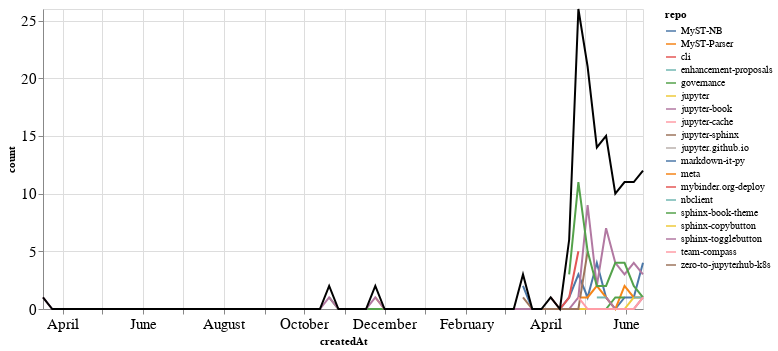

Notebook code for this chart:
### Markdown cell above
## PRs

### Code cell
prs_time = prs.groupby('repo').resample('W', on='createdAt').count()['author'].reset_index()
prs_time = prs_time.rename(columns={'author': 'count'})
prs_time_total = prs_time.groupby('createdAt').agg({"count": "sum"}).reset_index()

ch1 = alt.Chart(prs_time, width=600).mark_line().encode(
    x='createdAt',
    y='count',
    color='repo',
    tooltip="repo"
)

ch2 = alt.Chart(prs_time_total, width=600).mark_line(color="black").encode(
    x='createdAt',
    y='count',
)

ch1 + ch2

### Figure 1 — Vega-Lite specification as saved in the notebook (floating-point values rounded to 4 significant figures; data arrays with more than 128 entries replaced by an {"elided": "..."} marker saying what was removed)
{"config": {"axisLeft": {"labelFontSize": 15}, "axisBottom": {"labelFontSize": 15}}, "layer": [{"data": {"name": "data-be0c9853d7e332882d4c5bc384bf4465"}, "mark": "line", "encoding": {"color": {"type": "nominal", "field": "repo"}, "tooltip": {"type": "nominal", "field": "repo"}, "x": {"type": "temporal", "field": "createdAt"}, "y": {"type": "quantitative", "field": "count"}}, "width": 600}, {"data": {"name": "data-a85584ae4a3b2acd1f654c51c043ac2a"}, "mark": {"type": "line", "color": "black"}, "encoding": {"x": {"type": "temporal", "field": "createdAt"}, "y": {"type": "quantitative", "field": "count"}}, "width": 600}], "$schema": "https://vega.github.io/schema/vega-lite/v4.8.1.json", "datasets": {"data-be0c9853d7e332882d4c5bc384bf4465": {"elided": "195 records"}, "data-a85584ae4a3b2acd1f654c51c043ac2a": [{"createdAt": "2019-03-17T00:00:00", "count": 1}, {"createdAt": "2019-03-24T00:00:00", "count": 0}, {"createdAt": "2019-03-31T00:00:00", "count": 0}, {"createdAt": "2019-04-07T00:00:00", "count": 0}, {"createdAt": "2019-04-14T00:00:00", "count": 0}, {"createdAt": "2019-04-21T00:00:00", "count": 0}, {"createdAt": "2019-04-28T00:00:00", "count": 0}, {"createdAt": "2019-05-05T00:00:00", "count": 0}, {"createdAt": "2019-05-12T00:00:00", "count": 0}, {"createdAt": "2019-05-19T00:00:00", "count": 0}, {"createdAt": "2019-05-26T00:00:00", "count": 0}, {"createdAt": "2019-06-02T00:00:00", "count": 0}, {"createdAt": "2019-06-09T00:00:00", "count": 0}, {"createdAt": "2019-06-16T00:00:00", "count": 0}, {"createdAt": "2019-06-23T00:00:00", "count": 0}, {"createdAt": "2019-06-30T00:00:00", "count": 0}, {"createdAt": "2019-07-07T00:00:00", "count": 0}, {"createdAt": "2019-07-14T00:00:00", "count": 0}, {"createdAt": "2019-07-21T00:00:00", "count": 0}, {"createdAt": "2019-07-28T00:00:00", "count": 0}, {"createdAt": "2019-08-04T00:00:00", "count": 0}, {"createdAt": "2019-08-11T00:00:00", "count": 0}, {"createdAt": "2019-08-18T00:00:00", "count": 0}, {"createdAt": "2019-08-25T00:00:00", "count": 0}, {"createdAt": "2019-09-01T00:00:00", "count": 0}, {"createdAt": "2019-09-08T00:00:00", "count": 0}, {"createdAt": "2019-09-15T00:00:00", "count": 0}, {"createdAt": "2019-09-22T00:00:00", "count": 0}, {"createdAt": "2019-09-29T00:00:00", "count": 0}, {"createdAt": "2019-10-06T00:00:00", "count": 0}, {"createdAt": "2019-10-13T00:00:00", "count": 0}, {"createdAt": "2019-10-20T00:00:00", "count": 2}, {"createdAt": "2019-10-27T00:00:00", "count": 0}, {"createdAt": "2019-11-03T00:00:00", "count": 0}, {"createdAt": "2019-11-10T00:00:00", "count": 0}, {"createdAt": "2019-11-17T00:00:00", "count": 0}, {"createdAt": "2019-11-24T00:00:00", "count": 2}, {"createdAt": "2019-12-01T00:00:00", "count": 0}, {"createdAt": "2019-12-08T00:00:00", "count": 0}, {"createdAt": "2019-12-15T00:00:00", "count": 0}, {"createdAt": "2019-12-22T00:00:00", "count": 0}, {"createdAt": "2019-12-29T00:00:00", "count": 0}, {"createdAt": "2020-01-05T00:00:00", "count": 0}, {"createdAt": "2020-01-12T00:00:00", "count": 0}, {"createdAt": "2020-01-19T00:00:00", "count": 0}, {"createdAt": "2020-01-26T00:00:00", "count": 0}, {"createdAt": "2020-02-02T00:00:00", "count": 0}, {"createdAt": "2020-02-09T00:00:00", "count": 0}, {"createdAt": "2020-02-16T00:00:00", "count": 0}, {"createdAt": "2020-02-23T00:00:00", "count": 0}, {"createdAt": "2020-03-01T00:00:00", "count": 0}, {"createdAt": "2020-03-08T00:00:00", "count": 0}, {"createdAt": "2020-03-15T00:00:00", "count": 3}, {"createdAt": "2020-03-22T00:00:00", "count": 0}, {"createdAt": "2020-03-29T00:00:00", "count": 0}, {"createdAt": "2020-04-05T00:00:00", "count": 1}, {"createdAt": "2020-04-12T00:00:00", "count": 0}, {"createdAt": "2020-04-19T00:00:00", "count": 6}, {"createdAt": "2020-04-26T00:00:00", "count": 26}, {"createdAt": "2020-05-03T00:00:00", "count": 21}, {"createdAt": "2020-05-10T00:00:00", "count": 14}, {"createdAt": "2020-05-17T00:00:00", "count": 15}, {"createdAt": "2020-05-24T00:00:00", "count": 10}, {"createdAt": "2020-05-31T00:00:00", "count": 11}, {"createdAt": "2020-06-07T00:00:00", "count": 11}, {"createdAt": "2020-06-14T00:00:00", "count": 12}]}}
